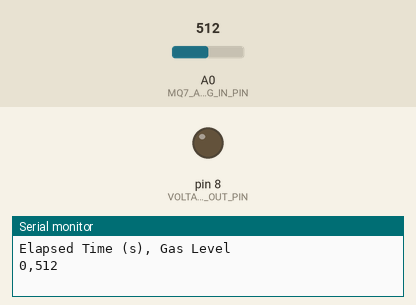
This sketch was run on a simulated Arduino Uno, built with avr-gcc and run on an emulated ATmega328P. On the bench: output pins drawn as LEDs (lit = HIGH), the last lines printed to the serial monitor. The inputs (shaded band) are chosen by the test bench; at power-on: A0 (MQ7_ANALOG_IN_PIN) = 512.

Above: at 0.1 s.
At 60.1 s:
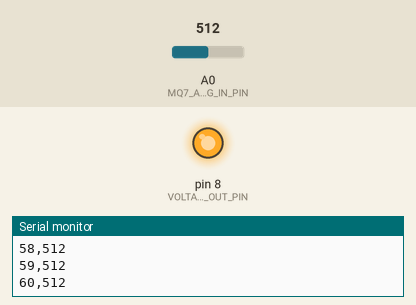
Timing chart, 0 to 61.6 s (numbered marks = the images above):
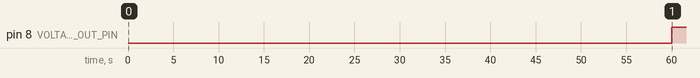

The sketch:

mq7code.ino
```cpp
/*
* Original author Posted by David Houlding at 2:10 PM 36
*  original source code found at
* http://davidhoulding.blogspot.com/
* Modified and reused bye 316 Air project team
*/


#define VOLTAGE_REGULATOR_DIGITAL_OUT_PIN 8
#define MQ7_ANALOG_IN_PIN 0

#define MQ7_HEATER_5_V_TIME_MILLIS 60000
#define MQ7_HEATER_1_4_V_TIME_MILLIS 90000

#define GAS_LEVEL_READING_PERIOD_MILLIS 1000

unsigned long startMillis;
unsigned long switchTimeMillis;
boolean heaterInHighPhase;

void setup() {
  Serial.begin(155200);

  pinMode(VOLTAGE_REGULATOR_DIGITAL_OUT_PIN, OUTPUT);

  startMillis = millis();

  turnHeaterHigh();

  Serial.println("Elapsed Time (s), Gas Level");
}

void loop() {
  if(heaterInHighPhase) {
    // 5v phase of cycle. see if need to switch low yet
    if(millis() > switchTimeMillis)  {
      turnHeaterLow();
    }
  }
  else {
    // 1.4v phase of cycle. see if need to switch high yet
    if(millis() > switchTimeMillis) {
      turnHeaterHigh();
    }
  }

  readGasLevel();
  delay(GAS_LEVEL_READING_PERIOD_MILLIS);
}

void turnHeaterHigh(){
  // 5v phase
  digitalWrite(VOLTAGE_REGULATOR_DIGITAL_OUT_PIN, LOW);
  heaterInHighPhase = true;
  switchTimeMillis = millis() + MQ7_HEATER_5_V_TIME_MILLIS;
}

void turnHeaterLow(){
  // 1.4v phase
  digitalWrite(VOLTAGE_REGULATOR_DIGITAL_OUT_PIN, HIGH);
  heaterInHighPhase = false;
  switchTimeMillis = millis() + MQ7_HEATER_1_4_V_TIME_MILLIS;
}

void readGasLevel(){
  unsigned int gasLevel = analogRead(MQ7_ANALOG_IN_PIN);
  unsigned int time = (millis() - startMillis) / 1000;

  Serial.print(time);
  Serial.print(",");
  Serial.println(gasLevel);
}
```

Measured:
- by itself, pin 8 (VOLTAGE_REGULATOR_DIGITAL_OUT_PIN): LOW → HIGH at 60.0 s
